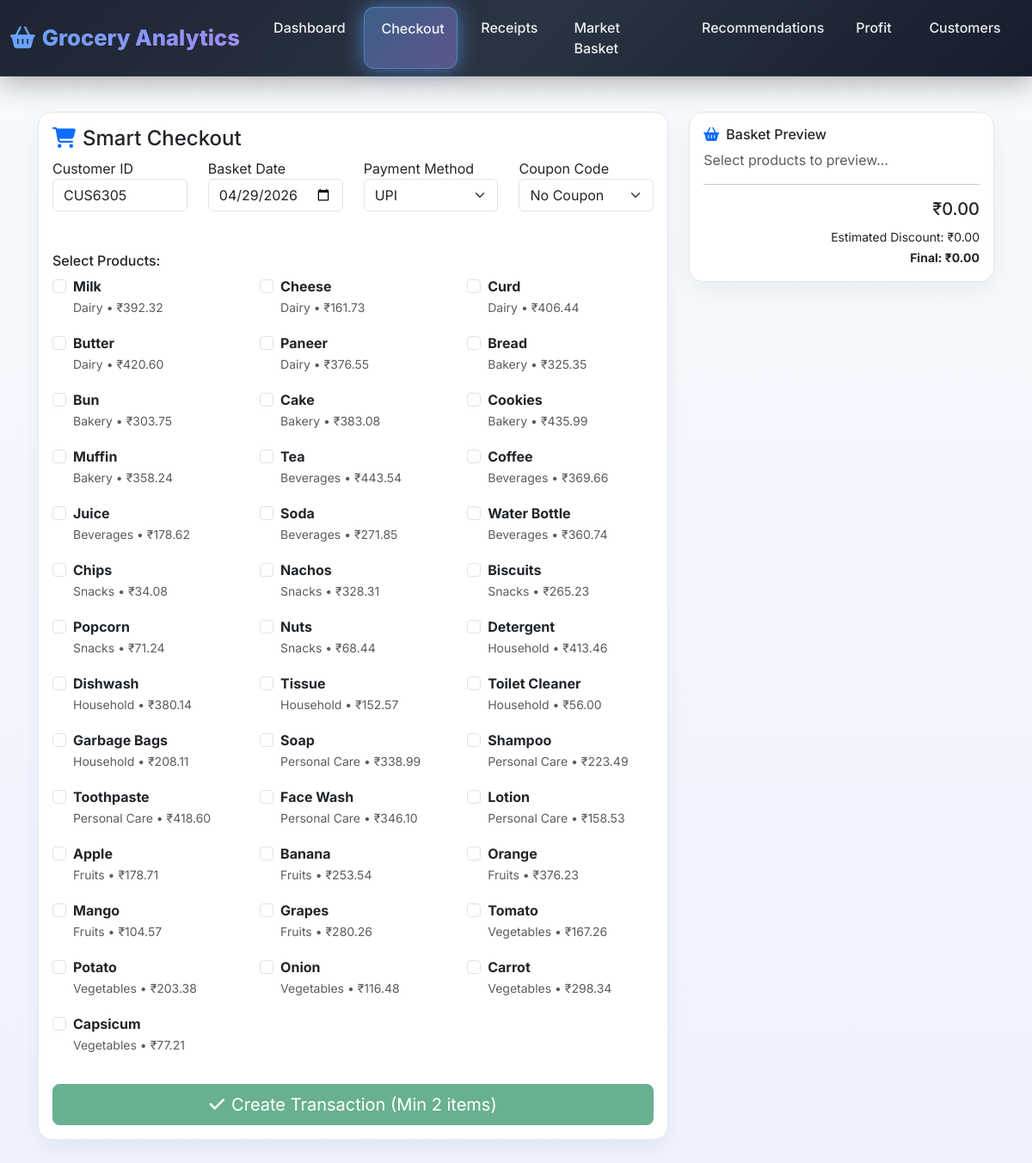
Page /checkout (signed in) on the committed database.
### tables this page shows
CREATE TABLE products (
        product_id TEXT PRIMARY KEY,
        product_name TEXT,
        category TEXT,
        brand TEXT,
        price REAL,
        cost REAL,
        stock INTEGER,
        created_at TEXT
    );

### app.py (the view)
@app.route('/checkout')
def checkout():
    if 'user_id' not in session:
        return redirect(url_for('login'))
    products = query_df("SELECT product_id, product_name, category, price FROM products").to_dict('records')
    coupons = query_df("SELECT * FROM coupons WHERE active=1").to_dict('records')
    current_date = datetime.now().strftime("%Y-%m-%d")
    return render_template('checkout.html', products=products, coupons=coupons, current_date=current_date, user=session)

### app.py (called while the page is built)
@app.context_processor
def inject_user():
    if 'user_id' not in session:
        return {'user': None}
    return {'user': session}

def get_conn():
    return sqlite3.connect(DB_NAME, check_same_thread=False)

def query_df(query, params=()):
    conn = get_conn()
    df = pd.read_sql_query(query, conn, params=params)
    conn.close()
    return df

### templates/checkout.html (shortened to what this page needs)
{% extends "base.html" %}
{% block content %}
<div class="container-fluid">
    <div class="row">
        <div class="col-lg-8">
            <div class="card">
                <div class="card-body">
                    <h4><i class="fas fa-shopping-cart text-primary me-2"></i>Smart Checkout</h4>
                    <form id="checkout_form" data-skip-global-handler="true">
                        <div class="row mb-4">
                            <div class="col-md-3">
                                <label>Customer ID</label>
                                <input type="text" class="form-control" name="customer_id"
                                       value="CUS{{ '%04d'|format(1000 + range(0,9999)|random) }}" required>
                            </div>
                            <div class="col-md-3">
                                <label>Basket Date</label>
                                <input type="date" class="form-control" name="basket_date"
                                       value="{{ current_date }}" required>
                            </div>
                            <div class="col-md-3">
                                <label>Payment Method</label>
                                <select class="form-select" name="payment_method" required>
                                    <option value="UPI">UPI</option>
                                </select>
                            </div>
                            <div class="col-md-3">
                                <label>Coupon Code</label>
                                <select class="form-select" id="coupon_code" name="coupon_code">
                                    <option value="">No Coupon</option>
                                </select>
                                <div id="coupon_feedback" class="coupon-feedback mt-1"></div>
                            </div>
                        </div>
                        <div class="product-selector">
                            <h6>Select Products:</h6>
                            <div class="row mb-3">
                                {% for product in products %}
                                <div class="col-md-6 col-lg-4 mb-3">
                                    <div class="product-card">
                                        <div class="form-check">
                                            <input class="form-check-input product-checkbox"
                                                   type="checkbox" value="{{ product.product_id }}"
                                                   id="prod_{{ product.product_id }}"
                                                   data-price="{{ product.price }}"
                                                   data-name="{{ product.product_name }}">
                                            <label class="form-check-label" for="prod_{{ product.product_id }}">
                                                <strong>{{ product.product_name }}</strong><br>
                                                <small class="text-muted">{{ product.category }} &bull; &#8377;{{ "%.2f"|format(product.price) }}</small>
                                            </label>
                                        </div>
                                    </div>
                                </div>
                                {% endfor %}
                            </div>
                        </div>
                        <button type="submit" class="btn btn-success btn-lg w-100" id="submit_btn" disabled>
                            <i class="fas fa-check me-2"></i>Create Transaction (Min 2 items)
                        </button>
                    </form>
                </div>
            </div>
        </div>
        <div class="col-lg-4">
            <div class="card sticky-top" style="top: 100px;">
                <div class="card-body">
                    <h6><i class="fas fa-basket-shopping text-primary me-2"></i>Basket Preview</h6>
                    <div id="preview_table" class="preview-container">
                        <p class="text-muted">Select products to preview...</p>
                    </div>
                    <hr>
                    <div class="text-end">
                        <h5 id="gross_total">&#8377;0.00</h5>
                        <small>Estimated Discount: <span id="discount_amount">&#8377;0.00</span></small><br>
                        <small><strong>Final: <span id="final_amount">&#8377;0.00</span></strong></small>
                    </div>
                </div>
            </div>
        </div>
    </div>
</div>
{% endblock %}

### static/css/style.css (style rules this page uses)
:root { --primary: #2563eb; --primary-soft: #dbeafe; --accent: #10b981; --background: #f8fafc; --card: #ffffff; --border: #e5e7eb; --text-main: #111827; --text-muted: #6b7280; --shadow: 0 10px 25px rgba(0,0,0,0.05); }
html { box-sizing: border-box; width: 100%; overflow-x: hidden; }
*, *::before, *::after { box-sizing: inherit; }
body { margin: 0; padding: 0; width: 100%; background: linear-gradient(180deg, #f8fafc 0%, #eef2ff 100%); font-family: 'Inter', sans-serif; color: var(--text-main); padding-top: 90px; }
.card { background: var(--card); border: 1px solid var(--border); border-radius: 16px; box-shadow: var(--shadow); transition: all 0.2s ease; }
.coupon-feedback { min-height: 1.25rem; margin-top: 0.35rem; font-size: 0.85rem; line-height: 1.25; }

### rows in the picture
products: product_name "Milk", category "Dairy", price "392.32"
products: product_name "Cheese", category "Dairy", price "161.73"
products: product_name "Curd", category "Dairy", price "406.44"
products: product_name "Butter", category "Dairy", price "420.60"
products: product_name "Paneer", category "Dairy", price "376.55"
products: product_name "Bread", category "Bakery", price "325.35"
products: product_name "Bun", category "Bakery", price "303.75"
products: product_name "Cake", category "Bakery", price "383.08"
products: product_name "Cookies", category "Bakery", price "435.99"
products: product_name "Muffin", category "Bakery", price "358.24"
products: product_name "Tea", category "Beverages", price "443.54"
products: product_name "Coffee", category "Beverages", price "369.66"
products: product_name "Juice", category "Beverages", price "178.62"
products: product_name "Soda", category "Beverages", price "271.85"
products: product_name "Water Bottle", category "Beverages", price "360.74"
products: product_name "Chips", category "Snacks", price "34.08"
products: product_name "Nachos", category "Snacks", price "328.31"
products: product_name "Biscuits", category "Snacks", price "265.23"
products: product_name "Popcorn", category "Snacks", price "71.24"
products: product_name "Nuts", category "Snacks", price "68.44"
products: product_name "Detergent", category "Household", price "413.46"
products: product_name "Dishwash", category "Household", price "380.14"
products: product_name "Tissue", category "Household", price "152.57"
products: product_name "Toilet Cleaner", category "Household", price "56.00"
products: product_name "Garbage Bags", category "Household", price "208.11"
products: product_name "Soap", category "Personal Care", price "338.99"
products: product_name "Shampoo", category "Personal Care", price "223.49"
products: product_name "Toothpaste", category "Personal Care", price "418.60"
products: product_name "Face Wash", category "Personal Care", price "346.10"
products: product_name "Lotion", category "Personal Care", price "158.53"
products: product_name "Apple", category "Fruits", price "178.71"
products: product_name "Banana", category "Fruits", price "253.54"
products: product_name "Orange", category "Fruits", price "376.23"
products: product_name "Mango", category "Fruits", price "104.57"
products: product_name "Grapes", category "Fruits", price "280.26"
products: product_name "Tomato", category "Vegetables", price "167.26"
products: product_name "Potato", category "Vegetables", price "203.38"
products: product_name "Onion", category "Vegetables", price "116.48"
products: product_name "Carrot", category "Vegetables", price "298.34"
products: product_name "Capsicum", category "Vegetables", price "77.21"
